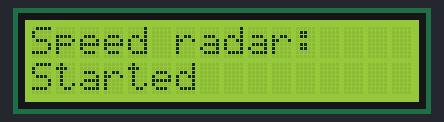
The sketch below on a simulated Arduino Uno, built with avr-gcc and run on an emulated ATmega328P. On the bench: 16×2 character LCD.

Above: at 0.1 s.
At 5.1 s:
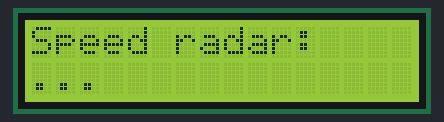

The sketch:

freqMeasure_hb100.ino
```cpp
#include <Wire.h>
#include <LiquidCrystal_I2C.h>
#include <FreqMeasure.h>
#include <Wire.h>
#include <LCD.h>
#include <LiquidCrystal_I2C.h>

#define DOPPLER_SHIFT_CONSTANT 19.49
#define LCD_ADDRESS 0x27
#define CLEAN_SCREEN_INTERVAL 5000L
#define MINIMUM_SPEED 0.3
LiquidCrystal_I2C  lcd(LCD_ADDRESS,2,1,0,4,5,6,7);

void setup() {
  Serial.begin(57600);
  FreqMeasure.begin();
  // activate LCD module
  lcd.begin (16,2); // for 16 x 2 LCD module
  lcd.setBacklightPin(3,POSITIVE);
  lcd.setBacklight(HIGH);
  lcd.home(); // set cursor to 0,0
  lcd.print("Speed radar:");
  lcd.setCursor (0,1);        // go to start of 2nd line
  lcd.print("Started");
}

double freq_sum = 0;
int freq_count = 0;
unsigned long time_since_reading = 0;
float max_speed = 0.0;

void loop() {
  if (FreqMeasure.available()) {

    // average several reading together
    freq_sum = freq_sum + FreqMeasure.read();
    freq_count++;

    unsigned long currentMillis = millis();

    // print speed when enough samples
    if (freq_count > 10) {
      float frequency = FreqMeasure.countToFrequency(freq_sum / freq_count);
      lcd.setCursor (0,1);        // go to start of 2nd line
      float speed = frequency/DOPPLER_SHIFT_CONSTANT;
      if (speed > MINIMUM_SPEED) {
        if (speed > max_speed) {
          max_speed = speed;
        }
        lcd.print(speed);
        lcd.print(" (");
        lcd.print(max_speed);
        lcd.print(") km/h");
        time_since_reading = currentMillis;
      }
      freq_sum = 0;
      freq_count = 0;
    }

    // show no speed if no new reading in last 5s
    if (currentMillis - time_since_reading >= CLEAN_SCREEN_INTERVAL) {
      lcd.setCursor (0,1);        // go to start of 2nd line
      lcd.print("...             ");
      time_since_reading = currentMillis;
      max_speed = 0.0;
    }

  }
}
```
